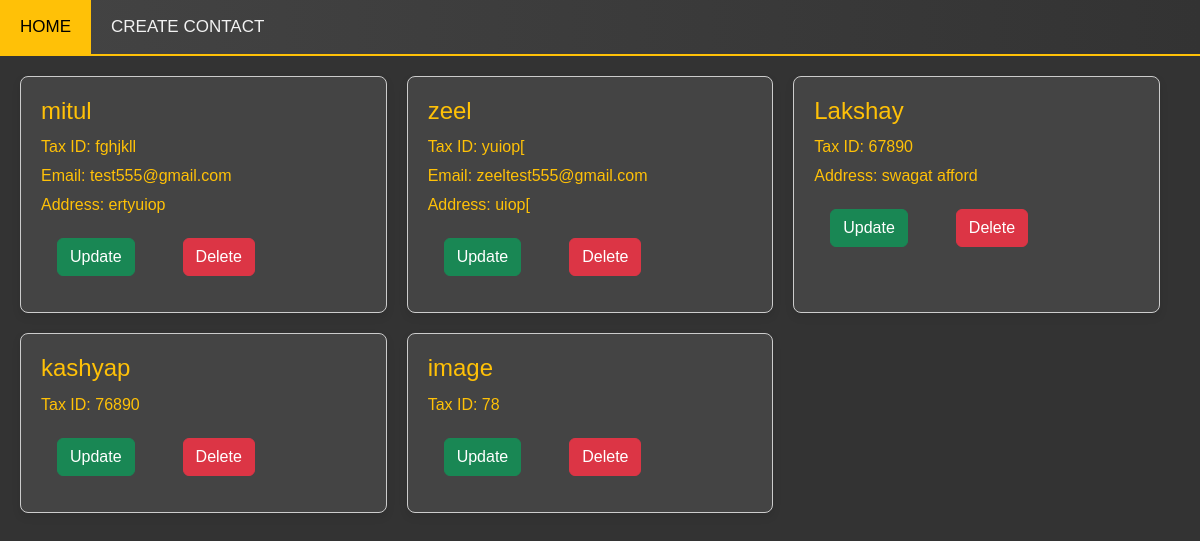
/list-contact/, run on an earlier commit of the app's database.
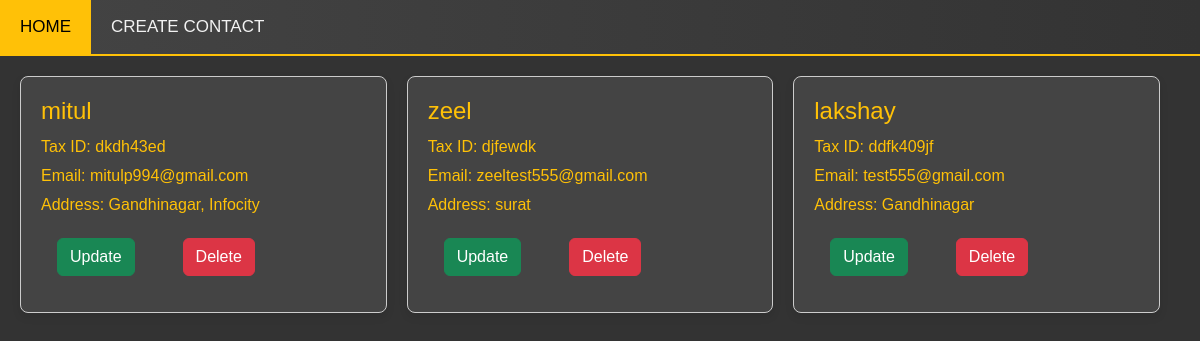
And on a later commit of the database.
### contact_app/models.py (models this page shows, shortened)
class Contact(models.Model):
    CONTACT_TYPE_CHOICES = [
        ('seller','Seller'),
        ('buyer','Buyer'),
        ('both','Both')
    ]
    name = models.CharField(max_length=255)
    contact_type = models.CharField(max_length=10, choices=CONTACT_TYPE_CHOICES,default='both')
    phone = models.CharField(max_length=20)
    email = models.EmailField(null=True,blank=True)
    address = models.TextField(null=True,blank=True)
    tax_id = models.CharField(max_length=20)
    website = models.URLField(null=True,blank=True)

### contact_app/views.py (the view)
# urls.py: path('list-contact/',views.contact_list_view,name='list_contact'),
def contact_list_view(request):
    item_list = Contact.objects.all()
    context={
        'contact':item_list,
    }
    return render(request,'list.html',context)

### contact_app/templates/list.html (shortened to what this page needs)
{% load static %}
<!DOCTYPE html>
<html lang="en">
<head>
    {% load bootstrap5 %}
    {% bootstrap_css %}
    <link rel="stylesheet" href="{% static 'style/contact_list.css' %}">
</head>
<body>
<div class="topnav">
    <a href="/" class="active">HOME</a>
    <a href="/create-contact">CREATE CONTACT</a>
</div>
<div class="card-container">
    {% for item in contact %}
    <div class="card">
        <div class="card-info">
            <h2>{{ item.name }}</h2>
            <p>Tax ID: {{item.tax_id}} </p>
            {% if item.email %}
            <p>Email: {{ item.email }}</p>
            {% endif %}
            {% if item.address %}
            <p>Address: {{ item.address }}</p>
            {% endif %}
            <div class="p-3 d-flex  align-item-center">
                <button type="button" class="btn btn-success">
                    <a href="{% url 'update_contact' item.id %}" style="text-decoration:none;color:white;">Update</a>
                </button>
                <button type="button" class="btn btn-danger ms-5">
                    <a href="{% url 'delete_contact' item.id %}"
                    onclick="return confirm('Are you sure you want to delete this contact?');" style="text-decoration:none;color:white;">Delete
                    </a>
                </button>
            </div>
        </div>
    </div>
    {% endfor %}
</div>
</body>
</html>

### contact_app/static/style/contact_list.css (style rules this page uses)
body, html { color: rgb(255, 193, 7); margin: 0; padding: 0; font-family: Arial, sans-serif; background-color: #333; }
.topnav { background: linear-gradient(90deg, #444, #333); overflow: hidden; border-bottom: 2px solid rgb(255, 193, 7); }
.topnav a { float: left; display: block; color: #f2f2f2; text-align: center; padding: 14px 20px; text-decoration: none; font-size: 17px; transition: background-color 0.3s ease; }
.card-container { display: flex; flex-wrap: wrap; gap: 20px; justify-content:flex-start; padding: 20px; }
.card { display: flex; width: calc(33.33% - 20px); background: linear-gradient(90deg, #444, #444); border: 1px solid #ccc; border-radius: 8px; box-shadow: 0 4px 8px rgba(0, 0, 0, 0.1); overflow: hidden; }
.card-info { padding: 20px; }
.card-info h2 { margin-top: 0; margin-bottom: 10px; font-size: 24px; color: rgb(255, 193, 7); }
.card-info p { margin: 5px 0; font-size: 16px; color: rgb(255, 193, 7); }

What changed in the data, as far as the page shows it:
removed Contact: name "Lakshay", tax_id "67890", address "swagat afford"
removed Contact: name "kashyap", tax_id "76890"
removed Contact: name "image", tax_id "78"
changed Contact "mitul": tax_id "fghjkll" → "dkdh43ed"; email "test555@gmail.com" → "mitulp994@gmail.com"; address "ertyuiop" → "Gandhinagar, Infocity"
changed Contact "zeel": tax_id "yuiop[" → "djfewdk"; address "uiop[" → "surat"
added Contact: name "lakshay", tax_id "ddfk409jf", email "test555@gmail.com", address "Gandhinagar"
